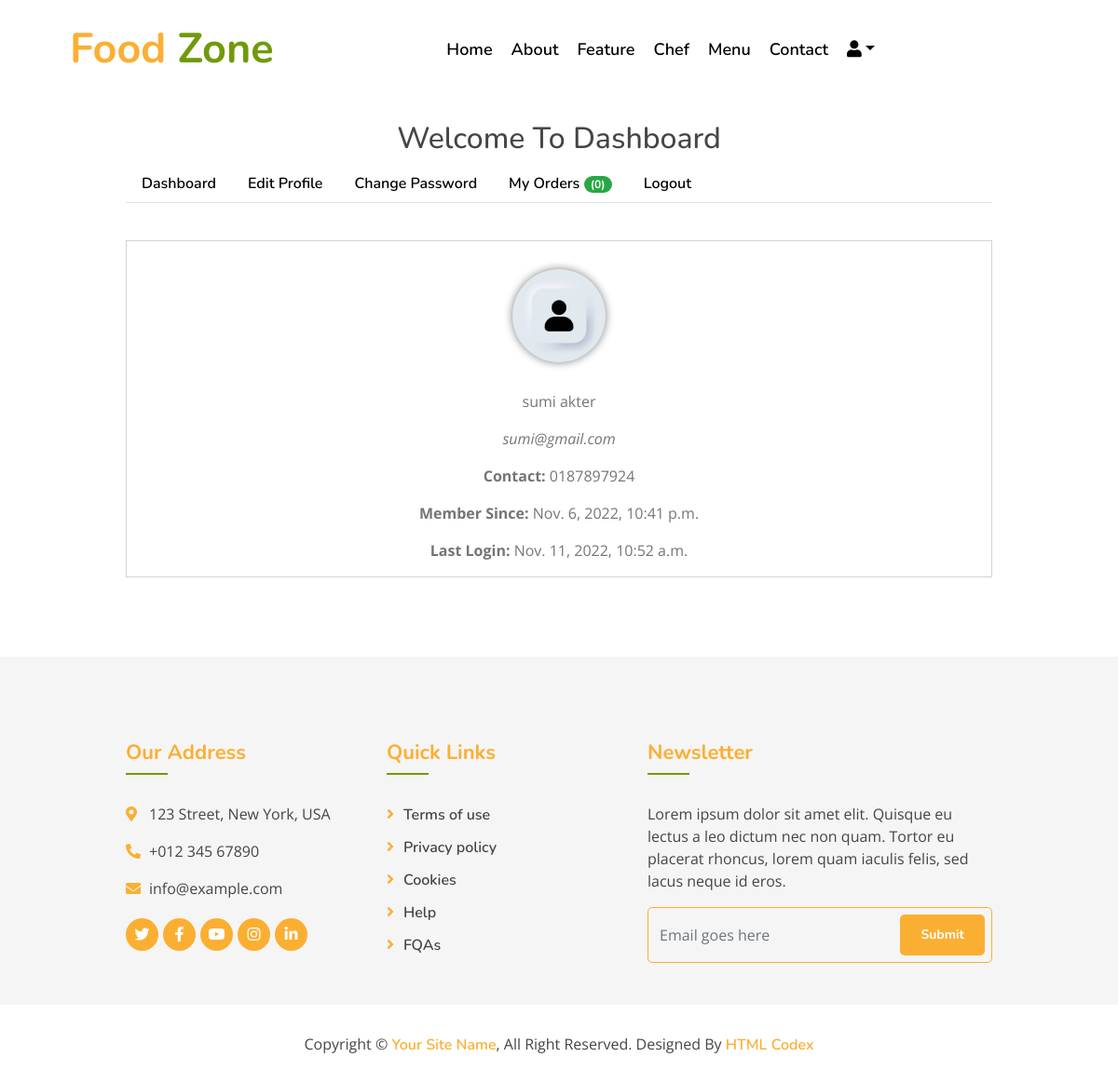
The page /dashboard/ (signed in) on the database its author committed.
### appFood/models.py (models this page shows, shortened)
class Profile(models.Model):
    user=models.OneToOneField(User,on_delete=models.CASCADE)
    profile_pic=models.ImageField(upload_to='profile/%Y/%m/%d',null=True,blank=True)
    contact_number=models.CharField(max_length=15,blank=True)
    address=models.TextField(blank=True)
    update_on=models.DateTimeField(auto_now=True)
    class Meta:
        verbose_name_plural = "Profile Table"

### appFood/views.py (the view, shortened to what this page needs)
# urls.py: path('dashboard/',views.dashboard,name="dashboard"),
def dashboard(request):
    login_user= get_object_or_404(User,id=request.user.id)
    profile=Profile.objects.get(user_id=request.user.id)
    context ={
        'profile':profile
    }
    return render(request,'app/dashbord.html',context)

### appFood/templates/app/dashbord.html (shortened to what this page needs)
{% extends 'app/base.html'%}
{% load static%}
{% block content %}
<section id="mu-contact" style="padding-top:100px;">
    <div class="container">
        <div class="row">
            <div class="col-md-12">
                <div class="mu-contact-area">
                    <div class="mu-heading-area text-center">
                        <h2 class="mu-heading-title" style="margin-top: 30px;">Welcome To Dashboard</h2>
                    </div>
                    <div class="mu-contact-content">
                        <ul class="nav nav-tabs">
                            <li class="nav-item">
                                <a href="#dash" class="nav-link" data-toggle="tab">Dashboard</a>
                            </li>
                            <li class="nav-item">
                                <a href="#edit" class="nav-link" data-toggle="tab">Edit Profile</a>
                            </li>
                            <li class="nav-item">
                                <a href="#cpass" class="nav-link" data-toggle="tab">Change Password</a>
                            </li>
                            <li class="nav-item">
                                <a href="#orders" class="nav-link" data-toggle="tab">My Orders
                                    <span class="badge badge-success badge-pill">({{orders|length}})</span>
                                </a>
                            </li>
                            <li class="nav-item">
                                <a href="{% url 'logout' %}" class="nav-link" >Logout</a>
                            </li>
                        </ul>
                        <div class="tab-content">
                            <div class="tab-pane container-fluid active" id="dash">
                                <div class="row">
                                    <div class="col-md-12 text-center dash-content">
                                        {% if profile.profile_pic %}
                                        <a href="/media/{{profile.profile_pic}}"><img src="/media/{{profile.profile_pic}}" alt="" class="pic"></a>
                                        {% else %}
                                        <span class='pic'>{{profile.user.first_name.0}}</span>
                                        {% endif %}
                                        <p>{{user.first_name}}</p>
                                        <p><em>{{user.email}}</em></p>
                                        <p><strong>Contact: </strong>{{profile.contact_number}}</p>
                                        <p><strong>Member Since: </strong>{{user.date_joined}}</p>
                                        <p><strong>Last Login: </strong>{{user.last_login}}</p>
                                    </div>
                                </div>
                            </div>
                        </div>
                    </div>
                </div>
            </div>
        </div>
    </div>
</section>
{%endblock%}

### appFood/static/css/style.css (style rules this page uses)
body { color: #757575; background: #ffffff; font-family: 'open sans', sans-serif; }
h1, h2, h3, h4, h5, h6 { color: #454545; font-family: 'Nunito', sans-serif; }
a { font-family: 'Nunito', sans-serif; font-weight: 600; color: #fbaf32; transition: .3s; }
.container-fluid { max-width: 1366px; }

### appFood/templates/app/dashbord.html (style rules this page uses)
.nav-link { color:black!important; }
.dash-content { border:1px solid lightgray; margin:40px 0px; }
.dash-content .pic { background-color: gray; color: white; display: inline-block; height: 100px;width: 100px; border-radius: 50%; margin: 30px 0px; font-size: 30px; text-align: center; line-height: 100px; box-shadow: 0px 0px 10px gray; }
.container { width: 80%; }

### rows shown on the page
Profile: profile_pic (picture), contact_number "0187897924"

### other values the page prints
{{ orders|length }} "0"
{{ user.first_name }} "sumi akter"
{{ user.email }} "sumi@gmail.com"
{{ user.date_joined }} "Nov. 6, 2022, 10:41 p.m."
{{ user.last_login }} "Nov. 11, 2022, 10:52 a.m."
